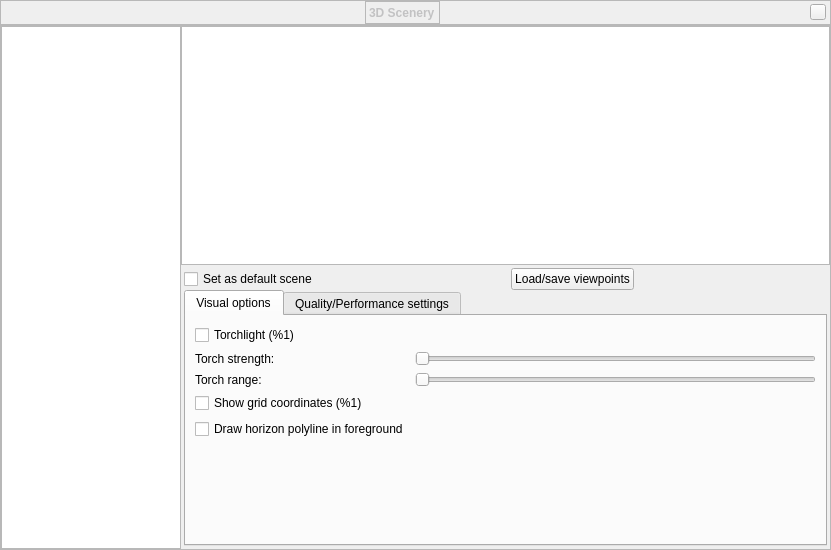
<?xml version="1.0" encoding="UTF-8"?>
<ui version="4.0">
 <class>scenery3dDialogForm</class>
 <widget class="QWidget" name="scenery3dDialogForm">
  <property name="geometry">
   <rect>
    <x>0</x>
    <y>0</y>
    <width>831</width>
    <height>550</height>
   </rect>
  </property>
  <property name="font">
   <font/>
  </property>
  <property name="autoFillBackground">
   <bool>false</bool>
  </property>
  <property name="styleSheet">
   <string notr="true"/>
  </property>
  <layout class="QVBoxLayout">
   <property name="spacing">
    <number>0</number>
   </property>
   <property name="leftMargin">
    <number>0</number>
   </property>
   <property name="topMargin">
    <number>0</number>
   </property>
   <property name="rightMargin">
    <number>0</number>
   </property>
   <property name="bottomMargin">
    <number>0</number>
   </property>
   <item>
    <widget class="BarFrame" name="TitleBar">
     <property name="minimumSize">
      <size>
       <width>16</width>
       <height>25</height>
      </size>
     </property>
     <property name="maximumSize">
      <size>
       <width>16777215</width>
       <height>25</height>
      </size>
     </property>
     <property name="font">
      <font/>
     </property>
     <property name="frameShape">
      <enum>QFrame::StyledPanel</enum>
     </property>
     <layout class="QHBoxLayout">
      <property name="leftMargin">
       <number>0</number>
      </property>
      <property name="topMargin">
       <number>0</number>
      </property>
      <property name="rightMargin">
       <number>4</number>
      </property>
      <property name="bottomMargin">
       <number>0</number>
      </property>
      <item>
       <spacer name="horizontalSpacer_2">
        <property name="orientation">
         <enum>Qt::Horizontal</enum>
        </property>
        <property name="sizeHint" stdset="0">
         <size>
          <width>40</width>
          <height>20</height>
         </size>
        </property>
       </spacer>
      </item>
      <item>
       <widget class="QLabel" name="stelWindowTitle">
        <property name="palette">
         <palette>
          <active>
           <colorrole role="WindowText">
            <brush brushstyle="SolidPattern">
             <color alpha="255">
              <red>194</red>
              <green>194</green>
              <blue>195</blue>
             </color>
            </brush>
           </colorrole>
           <colorrole role="Text">
            <brush brushstyle="SolidPattern">
             <color alpha="255">
              <red>194</red>
              <green>194</green>
              <blue>195</blue>
             </color>
            </brush>
           </colorrole>           
          </active>
          <inactive>
           <colorrole role="WindowText">
            <brush brushstyle="SolidPattern">
             <color alpha="255">
              <red>194</red>
              <green>194</green>
              <blue>195</blue>
             </color>
            </brush>
           </colorrole>
           <colorrole role="Text">
            <brush brushstyle="SolidPattern">
             <color alpha="255">
              <red>194</red>
              <green>194</green>
              <blue>195</blue>
             </color>
            </brush>
           </colorrole>           
          </inactive>
          <disabled>
           <colorrole role="WindowText">
            <brush brushstyle="SolidPattern">
             <color alpha="255">
              <red>194</red>
              <green>194</green>
              <blue>195</blue>
             </color>
            </brush>
           </colorrole>
           <colorrole role="Text">
            <brush brushstyle="SolidPattern">
             <color alpha="255">
              <red>194</red>
              <green>194</green>
              <blue>195</blue>
             </color>
            </brush>
           </colorrole>           
          </disabled>
         </palette>
        </property>
        <property name="font">
         <font>
          <weight>75</weight>
          <italic>false</italic>
          <bold>true</bold>
         </font>
        </property>
        <property name="styleSheet">
         <string notr="true"/>
        </property>
        <property name="frameShape">
         <enum>QFrame::StyledPanel</enum>
        </property>
        <property name="lineWidth">
         <number>0</number>
        </property>
        <property name="text">
         <string>3D Scenery</string>
        </property>
        <property name="indent">
         <number>-1</number>
        </property>
       </widget>
      </item>
      <item>
       <spacer name="horizontalSpacer_3">
        <property name="orientation">
         <enum>Qt::Horizontal</enum>
        </property>
        <property name="sizeHint" stdset="0">
         <size>
          <width>40</width>
          <height>20</height>
         </size>
        </property>
       </spacer>
      </item>
      <item>
       <widget class="QPushButton" name="closeStelWindow">
        <property name="sizePolicy">
         <sizepolicy hsizetype="Fixed" vsizetype="Fixed">
          <horstretch>0</horstretch>
          <verstretch>0</verstretch>
         </sizepolicy>
        </property>
        <property name="minimumSize">
         <size>
          <width>16</width>
          <height>16</height>
         </size>
        </property>
        <property name="maximumSize">
         <size>
          <width>16</width>
          <height>16</height>
         </size>
        </property>
        <property name="focusPolicy">
         <enum>Qt::NoFocus</enum>
        </property>
        <property name="contextMenuPolicy">
         <enum>Qt::DefaultContextMenu</enum>
        </property>
        <property name="text">
         <string/>
        </property>
       </widget>
      </item>
     </layout>
    </widget>
   </item>
   <item>
    <widget class="QFrame" name="viewContent">
     <property name="frameShape">
      <enum>QFrame::StyledPanel</enum>
     </property>
     <layout class="QVBoxLayout" name="verticalLayout_5">
      <property name="spacing">
       <number>0</number>
      </property>
      <property name="leftMargin">
       <number>0</number>
      </property>
      <property name="topMargin">
       <number>0</number>
      </property>
      <property name="rightMargin">
       <number>0</number>
      </property>
      <property name="bottomMargin">
       <number>0</number>
      </property>
      <item>
       <widget class="QWidget" name="widget" native="true">
        <layout class="QGridLayout" name="gridLayout_3">
         <property name="leftMargin">
          <number>0</number>
         </property>
         <property name="topMargin">
          <number>0</number>
         </property>
         <property name="rightMargin">
          <number>0</number>
         </property>
         <property name="bottomMargin">
          <number>0</number>
         </property>
         <property name="spacing">
          <number>0</number>
         </property>
         <item row="0" column="2">
          <layout class="QGridLayout" name="gridLayout_2">
           <item row="0" column="1">
            <widget class="QTextBrowser" name="scenery3dTextBrowser">
             <property name="enabled">
              <bool>true</bool>
             </property>
             <property name="sizePolicy">
              <sizepolicy hsizetype="Expanding" vsizetype="Expanding">
               <horstretch>0</horstretch>
               <verstretch>0</verstretch>
              </sizepolicy>
             </property>
             <property name="font">
              <font>
               <pointsize>10</pointsize>
              </font>
             </property>
             <property name="frameShape">
              <enum>QFrame::StyledPanel</enum>
             </property>
             <property name="lineWidth">
              <number>1</number>
             </property>
             <property name="verticalScrollBarPolicy">
              <enum>Qt::ScrollBarAsNeeded</enum>
             </property>
             <property name="horizontalScrollBarPolicy">
              <enum>Qt::ScrollBarAlwaysOff</enum>
             </property>
             <property name="html">
              <string notr="true">&lt;!DOCTYPE HTML PUBLIC &quot;-//W3C//DTD HTML 4.0//EN&quot; &quot;http://www.w3.org/TR/REC-html40/strict.dtd&quot;&gt;
&lt;html&gt;&lt;head&gt;&lt;meta name=&quot;qrichtext&quot; content=&quot;1&quot; /&gt;&lt;style type=&quot;text/css&quot;&gt;
p, li { white-space: pre-wrap; }
&lt;/style&gt;&lt;/head&gt;&lt;body style=&quot; font-family:'MS Shell Dlg 2'; font-size:10pt; font-weight:400; font-style:normal;&quot;&gt;
&lt;p style=&quot;-qt-paragraph-type:empty; margin-top:0px; margin-bottom:0px; margin-left:0px; margin-right:0px; -qt-block-indent:0; text-indent:0px; font-family:'Sans Serif'; font-size:9pt;&quot;&gt;&lt;br /&gt;&lt;/p&gt;&lt;/body&gt;&lt;/html&gt;</string>
             </property>
             <property name="openExternalLinks">
              <bool>true</bool>
             </property>
            </widget>
           </item>
           <item row="0" column="0" rowspan="2">
            <widget class="QListWidget" name="scenery3dListWidget">
             <property name="sizePolicy">
              <sizepolicy hsizetype="Preferred" vsizetype="Expanding">
               <horstretch>0</horstretch>
               <verstretch>0</verstretch>
              </sizepolicy>
             </property>
             <property name="minimumSize">
              <size>
               <width>180</width>
               <height>0</height>
              </size>
             </property>
             <property name="maximumSize">
              <size>
               <width>120</width>
               <height>16777215</height>
              </size>
             </property>
             <property name="focusPolicy">
              <enum>Qt::NoFocus</enum>
             </property>
             <property name="horizontalScrollBarPolicy">
              <enum>Qt::ScrollBarAlwaysOff</enum>
             </property>
            </widget>
           </item>
           <item row="1" column="1">
            <layout class="QVBoxLayout" name="verticalLayout">
             <property name="leftMargin">
              <number>3</number>
             </property>
             <property name="topMargin">
              <number>3</number>
             </property>
             <property name="rightMargin">
              <number>3</number>
             </property>
             <property name="bottomMargin">
              <number>3</number>
             </property>
             <item>
              <layout class="QHBoxLayout" name="horizontalLayout">
               <item>
                <widget class="QCheckBox" name="checkBoxDefaultScene">
                 <property name="text">
                  <string>Set as default scene</string>
                 </property>
                </widget>
               </item>
               <item>
                <spacer name="horizontalSpacer_4">
                 <property name="orientation">
                  <enum>Qt::Horizontal</enum>
                 </property>
                 <property name="sizeHint" stdset="0">
                  <size>
                   <width>40</width>
                   <height>20</height>
                  </size>
                 </property>
                </spacer>
               </item>
               <item>
                <widget class="QPushButton" name="pushButtonOpenStoredViewDialog">
                 <property name="text">
                  <string>Load/save viewpoints</string>
                 </property>
                </widget>
               </item>
               <item>
                <spacer name="horizontalSpacer">
                 <property name="orientation">
                  <enum>Qt::Horizontal</enum>
                 </property>
                 <property name="sizeHint" stdset="0">
                  <size>
                   <width>40</width>
                   <height>20</height>
                  </size>
                 </property>
                </spacer>
               </item>
              </layout>
             </item>
             <item>
              <widget class="QTabWidget" name="tabWidget">
               <property name="sizePolicy">
                <sizepolicy hsizetype="Expanding" vsizetype="Fixed">
                 <horstretch>0</horstretch>
                 <verstretch>0</verstretch>
                </sizepolicy>
               </property>
               <property name="currentIndex">
                <number>0</number>
               </property>
               <widget class="QWidget" name="tab">
                <attribute name="title">
                 <string>Visual options</string>
                </attribute>
                <layout class="QFormLayout" name="formLayout_4">
                 <property name="fieldGrowthPolicy">
                  <enum>QFormLayout::AllNonFixedFieldsGrow</enum>
                 </property>
                 <item row="1" column="0">
                  <widget class="QLabel" name="labelTorchStrength">
                   <property name="text">
                    <string>Torch strength:</string>
                   </property>
                   <property name="buddy">
                    <cstring>sliderTorchStrength</cstring>
                   </property>
                  </widget>
                 </item>
                 <item row="1" column="1">
                  <widget class="QSlider" name="sliderTorchStrength">
                   <property name="maximum">
                    <number>100</number>
                   </property>
                   <property name="orientation">
                    <enum>Qt::Horizontal</enum>
                   </property>
                  </widget>
                 </item>
                 <item row="2" column="0">
                  <widget class="QLabel" name="label_4">
                   <property name="text">
                    <string>Torch range:</string>
                   </property>
                   <property name="buddy">
                    <cstring>sliderTorchRange</cstring>
                   </property>
                  </widget>
                 </item>
                 <item row="2" column="1">
                  <widget class="QSlider" name="sliderTorchRange">
                   <property name="maximum">
                    <number>10000</number>
                   </property>
                   <property name="singleStep">
                    <number>100</number>
                   </property>
                   <property name="pageStep">
                    <number>1000</number>
                   </property>
                   <property name="orientation">
                    <enum>Qt::Horizontal</enum>
                   </property>
                  </widget>
                 </item>
                 <item row="0" column="0" colspan="2">
                  <widget class="QCheckBox" name="checkBoxTorchlight">
                   <property name="text">
                    <string>Torchlight (%1)</string>
                   </property>
                  </widget>
                 </item>
                 <item row="3" column="0" colspan="2">
                  <widget class="QCheckBox" name="checkBoxShowGridCoordinates">
                   <property name="text">
                    <string>Show grid coordinates (%1)</string>
                   </property>
                  </widget>
                 </item>
                 <item row="4" column="0">
                  <widget class="QCheckBox" name="overdrawLandscapePolylineCheckBox">
                   <property name="toolTip">
                    <string>Overdraw horizon polygon defined in your landscape. This displays the inaccuracies in a very large planar model compared to Earth curvature, of course only for a single point of observation.</string>
                   </property>
                   <property name="text">
                    <string>Draw horizon polyline in foreground</string>
                   </property>
                  </widget>
                 </item>
                </layout>
               </widget>
               <widget class="QWidget" name="tab_2">
                <attribute name="title">
                 <string>Quality/Performance settings</string>
                </attribute>
                <layout class="QHBoxLayout" name="horizontalLayout_2">
                 <item>
                  <layout class="QFormLayout" name="formLayout">
                   <property name="fieldGrowthPolicy">
                    <enum>QFormLayout::AllNonFixedFieldsGrow</enum>
                   </property>
                   <item row="0" column="0" colspan="2">
                    <widget class="QCheckBox" name="checkBoxEnablePixelLight">
                     <property name="text">
                      <string>Per-Pixel lighting</string>
                     </property>
                    </widget>
                   </item>
                   <item row="1" column="0" colspan="2">
                    <widget class="QCheckBox" name="checkBoxEnableShadows">
                     <property name="enabled">
                      <bool>true</bool>
                     </property>
                     <property name="text">
                      <string>Shadows</string>
                     </property>
                     <property name="checked">
                      <bool>false</bool>
                     </property>
                     <property name="tristate">
                      <bool>false</bool>
                     </property>
                    </widget>
                   </item>
                   <item row="2" column="0" colspan="2">
                    <layout class="QFormLayout" name="formLayout_6">
                     <property name="leftMargin">
                      <number>20</number>
                     </property>
                     <item row="0" column="0" colspan="2">
                      <widget class="QCheckBox" name="checkBoxSimpleShadows">
                       <property name="text">
                        <string>Simple shadows</string>
                       </property>
                      </widget>
                     </item>
                    </layout>
                   </item>
                   <item row="3" column="0" colspan="2">
                    <widget class="QCheckBox" name="checkBoxEnableBump">
                     <property name="enabled">
                      <bool>true</bool>
                     </property>
                     <property name="text">
                      <string>Bump mapping</string>
                     </property>
                     <property name="checked">
                      <bool>false</bool>
                     </property>
                     <property name="tristate">
                      <bool>false</bool>
                     </property>
                    </widget>
                   </item>
                   <item row="4" column="0">
                    <widget class="QLabel" name="label_5">
                     <property name="text">
                      <string>Cubemap size:</string>
                     </property>
                     <property name="buddy">
                      <cstring>comboBoxCubemapSize</cstring>
                     </property>
                    </widget>
                   </item>
                   <item row="4" column="1">
                    <widget class="QComboBox" name="comboBoxCubemapSize"/>
                   </item>
                   <item row="5" column="0">
                    <widget class="QLabel" name="labelShadowmapSize">
                     <property name="text">
                      <string>Shadowmap size:</string>
                     </property>
                     <property name="buddy">
                      <cstring>comboBoxShadowmapSize</cstring>
                     </property>
                    </widget>
                   </item>
                   <item row="5" column="1">
                    <widget class="QComboBox" name="comboBoxShadowmapSize">
                     <property name="currentIndex">
                      <number>-1</number>
                     </property>
                    </widget>
                   </item>
                   <item row="6" column="0">
                    <widget class="QLabel" name="labelFilterQuality">
                     <property name="text">
                      <string>Filtering Quality:</string>
                     </property>
                     <property name="buddy">
                      <cstring>comboBoxShadowFiltering</cstring>
                     </property>
                    </widget>
                   </item>
                   <item row="6" column="1">
                    <widget class="QComboBox" name="comboBoxShadowFiltering">
                     <item>
                      <property name="text">
                       <string>Off</string>
                      </property>
                     </item>
                     <item>
                      <property name="text">
                       <string>Hardware</string>
                      </property>
                     </item>
                     <item>
                      <property name="text">
                       <string>Low</string>
                      </property>
                     </item>
                     <item>
                      <property name="text">
                       <string>Low + Hardware</string>
                      </property>
                     </item>
                     <item>
                      <property name="text">
                       <string>High (slow)</string>
                      </property>
                     </item>
                     <item>
                      <property name="text">
                       <string>High + Hardware (slow)</string>
                      </property>
                     </item>
                    </widget>
                   </item>
                   <item row="7" column="0" colspan="2">
                    <layout class="QFormLayout" name="formLayout_5">
                     <property name="leftMargin">
                      <number>20</number>
                     </property>
                     <item row="0" column="0" colspan="2">
                      <widget class="QCheckBox" name="checkBoxPCSS">
                       <property name="text">
                        <string>PCSS</string>
                       </property>
                      </widget>
                     </item>
                    </layout>
                   </item>
                  </layout>
                 </item>
                 <item>
                  <layout class="QFormLayout" name="formLayout_2">
                   <property name="fieldGrowthPolicy">
                    <enum>QFormLayout::AllNonFixedFieldsGrow</enum>
                   </property>
                   <item row="0" column="0">
                    <widget class="QLabel" name="label_3">
                     <property name="text">
                      <string>Cubemapping mode:</string>
                     </property>
                     <property name="buddy">
                      <cstring>comboBoxCubemapMode</cstring>
                     </property>
                    </widget>
                   </item>
                   <item row="0" column="1">
                    <widget class="QComboBox" name="comboBoxCubemapMode"/>
                   </item>
                   <item row="1" column="0" colspan="2">
                    <widget class="QCheckBox" name="checkBoxCubemapShadows">
                     <property name="text">
                      <string>Full cubemap shadows</string>
                     </property>
                    </widget>
                   </item>
                   <item row="2" column="0" colspan="2">
                    <widget class="QCheckBox" name="checkBoxEnableLazyDrawing">
                     <property name="text">
                      <string>Lazy cubemap re-rendering</string>
                     </property>
                    </widget>
                   </item>
                   <item row="3" column="0" colspan="2">
                    <layout class="QFormLayout" name="formLayout_3">
                     <property name="leftMargin">
                      <number>20</number>
                     </property>
                     <item row="0" column="0">
                      <widget class="QLabel" name="labelLazyDrawingInterval">
                       <property name="text">
                        <string>Interval:</string>
                       </property>
                       <property name="buddy">
                        <cstring>spinLazyDrawingInterval</cstring>
                       </property>
                      </widget>
                     </item>
                     <item row="0" column="1">
                      <widget class="QDoubleSpinBox" name="spinLazyDrawingInterval">
                       <property name="minimum">
                        <double>0.100000000000000</double>
                       </property>
                       <property name="maximum">
                        <double>600.000000000000000</double>
                       </property>
                       <property name="singleStep">
                        <double>0.100000000000000</double>
                       </property>
                      </widget>
                     </item>
                     <item row="1" column="0" colspan="2">
                      <widget class="QCheckBox" name="checkBoxDominantFace">
                       <property name="text">
                        <string>Only update dominant face when moving</string>
                       </property>
                      </widget>
                     </item>
                     <item row="2" column="0" colspan="2">
                      <widget class="QCheckBox" name="checkBoxSecondDominantFace">
                       <property name="enabled">
                        <bool>true</bool>
                       </property>
                       <property name="text">
                        <string>Also update second-most dominant face</string>
                       </property>
                      </widget>
                     </item>
                    </layout>
                   </item>
                  </layout>
                 </item>
                </layout>
               </widget>
              </widget>
             </item>
            </layout>
           </item>
          </layout>
         </item>
        </layout>
       </widget>
      </item>
     </layout>
    </widget>
   </item>
  </layout>
 </widget>
 <customwidgets>
  <customwidget>
   <class>BarFrame</class>
   <extends>QFrame</extends>
   <header>Dialog.hpp</header>
   <container>1</container>
  </customwidget>
 </customwidgets>
 <resources/>
 <connections/>
</ui>
